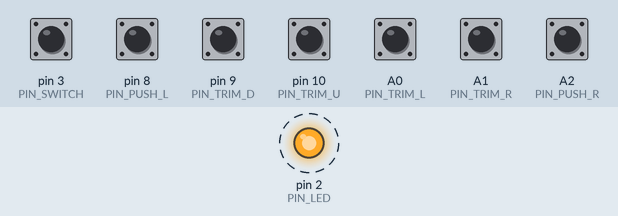
Recording of a sketch running on a simulated Arduino Uno, built with avr-gcc and run on an emulated ATmega328P. Parts: output pins drawn as LEDs (lit = HIGH). Dashed ring = blinking. The test bench sets the inputs (shaded band); at power-on: A0 (PIN_TRIM_L), A1 (PIN_TRIM_R), A2 (PIN_PUSH_R), pin 3 (PIN_SWITCH), pin 8 (PIN_PUSH_L), pin 9 (PIN_TRIM_D), pin 10 (PIN_TRIM_U) HIGH. What the sketch prints to the serial monitor is not drawn.

Above: at 0.35 s.
1.3 s: pin 8 (PIN_PUSH_L) pulled LOW for 0.15 s
4.3 s: pin 9 (PIN_TRIM_D) pulled LOW for 0.15 s
7.3 s: pin 10 (PIN_TRIM_U) pulled LOW for 0.15 s
10.3 s: A0 (PIN_TRIM_L) pulled LOW for 0.15 s
13.3 s: A2 (PIN_PUSH_R) pulled LOW for 0.15 s
16.3 s: pin 9 (PIN_TRIM_D) pulled LOW for 1 s
Timing chart, 0 to 20.3 s (numbered marks = the images above; inputs shaded):
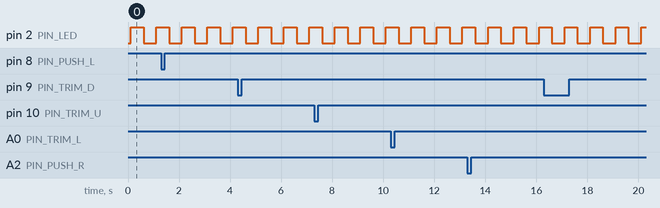

The sketch:

ArduinoTello.ino
```cpp
/* A program to fly a Tello Quadrocopter with a controller connected to the USB
  You need some software on the PC, too. */

#include <string.h>
//#include <math.h>
#include "typedef.h"
#include "hardware.h"

#define MAX_NUM_BUTTONS 10
#define HEARTBEAT  100  // milliseconds between rc commands
#define LED_PERIOD 10   // HEARTBEAT * LED_PERIOD = period for LED blink
#define BAUDRATE    115200


tButtonState ButtonState[MAX_NUM_BUTTONS];
tMachineState MachineState;
int Pins[4] = {PIN_ROLL, PIN_PITCH, PIN_GAS, PIN_YAW};
tAxesState AxesState[NUM_AXES];

/***********************************************************************************************/
int toScale (int InValue)
{
  long int OutValue;

  OutValue = (long int)(InValue - VOLT_MAX / 2) * 200 / VOLT_MAX;  // note the long int, otherwise we get garbage
  return (OutValue);
}
/**************************************************************************************************************/
void funcButtonLand (tButtonState *MyButtonState, tMachineState *MyMachineState)
{
  //Serial.println("hello LandButton!");
  if (MyButtonState->CountPressed % 2)
  {
    MachineState.LandingRequested = false;
    MachineState.LedDutyCycle = 1;
  }
  else
  {
    MachineState.LandingRequested = true;
    MachineState.LedDutyCycle = (int)(LED_PERIOD / 2);
  }
  MachineState.LedCount = 0; // start a new cycle
} // funcButtonLand

/**************************************************************************************************************/
void funcHoverSwitch (tButtonState *MyButtonState, tMachineState *MyMachineState)
{
  //Serial.println("hello HoverSwitch!");
  if (MyButtonState->PressedNot)
  {
    MachineState.Hover = true;
  }
  else
  {
    MachineState.Hover = false;
  }

} // funcHoverSwitch

/**************************************************************************************************************/
tButtonDesc ButtonDesc[] = {
  {PIN_TRIM_R,  {"command",    "land"},       DOWN_ONLY, &funcButtonLand},
  {PIN_TRIM_L,  {"battery?",   "wifi?"},      DOWN_ONLY, 0},
  {PIN_PUSH_R,  {"emergency",  "emergency"},  DOWN_ONLY, 0},
  {PIN_TRIM_U,  {"flip f",     "flip b"},     DOWN_ONLY, 0},
  {PIN_TRIM_D,  {"flip l",     "flip r"},     DOWN_ONLY, 0},
  {PIN_PUSH_L,  {"takeoff",    "takeoff"},    DOWN_ONLY, 0},
  {PIN_SWITCH,  {"",   ""},                   UP_AND_DOWN, funcHoverSwitch}
  };

/**************************************************************************************************************/
void setup()
{
  int NumButtons;
  int Count;

  Serial.begin(BAUDRATE); // set the baud rate
  Serial.println("command");


  // initialize the buttons
  NumButtons = sizeof(ButtonDesc) / sizeof(ButtonDesc[0]);
  for (Count = 0; Count < NumButtons; Count++)
  {
    Serial.println ("Initializing Pin " + String(ButtonDesc[Count].Pin));
    pinMode(ButtonDesc[Count].Pin, INPUT);
    digitalWrite (ButtonDesc[Count].Pin, HIGH);    // internal pullup (remove this line if you have a pullup in your circuit)
  }

  memset (ButtonState, sizeof(ButtonState), 0);

  for (Count = 0; Count < NumButtons; Count++)
  {
    ButtonState[Count].PressedOld = ButtonState[Count].PressedNot;  // set old state so we do not fire all messeges when we start the loop
    ButtonState[Count].WaitUntil = millis() + DEBOUNCE_MS;
  }

  // take the readings at startup and later subtract them from the actual readings
  // +++ does not yet work. Need to map them to -100...100 before
  for (Count=0; Count < 4; Count++)
//    if (Pins[Count] != PIN_GAS)
//      AxesState[Count].Offset = analogRead(Pins[Count]);
//    else
      AxesState[Count].Offset = 0;


  MachineState.LandingRequested = true;
  MachineState.WaitUntil = millis() + HEARTBEAT;
  MachineState.LedCount = 0;
  MachineState.LedDutyCycle = (int)(LED_PERIOD / 2);
  MachineState.Hover = false;

  pinMode (PIN_LED, OUTPUT);
} // setup


/**************************************************************************************************************/
void loop()
{
  static String OutStringOld = "";
  String OutString;
  int Axes[4];
  int Count;
  int NumButtons;
  long int TimeNow;
  bool Changed;

  TimeNow = millis();

  if (TimeNow >= MachineState.WaitUntil)
  {
    // handle LED
    // **********
    if (MachineState.LedCount == 0)
      digitalWrite (PIN_LED, true);

    if (MachineState.LedCount >= MachineState.LedDutyCycle)
      digitalWrite (PIN_LED, false);

    MachineState.LedCount++;
    if (MachineState.LedCount >= LED_PERIOD)
      MachineState.LedCount = 0;

    // handle joysticks
    // ****************
    if (not MachineState.LandingRequested)
    {
      Changed = false;
      OutString = "rc";
      for (Count=0; Count < 4; Count++)
      {
        AxesState[Count].Reading = analogRead(Pins[Count]) - AxesState[Count].Offset;
        AxesState[Count].Reading = (long int)(AxesState[Count].Reading - VOLT_MAX / 2) * 200 / VOLT_MAX;  // note the long int, otherwise we get garbage
        //AxesState[Count].Reading = map (AxesState[Count].Reading, 0, VOLT_MAX, -100, 100);             // this does the same

        if (MachineState.Hover && (Pins[Count] == PIN_GAS))
          AxesState[Count].Reading = 0;

        if (abs (AxesState[Count].ReadingOld - AxesState[Count].Reading) > 2)
          Changed = true;

        AxesState[Count].ReadingOld = AxesState[Count].Reading;

        // +++ we could do the expo here

        OutString = OutString + " " + String(AxesState[Count].Reading);

      } // all axes

      // see if values have changed and send if so
      if (Changed)
      {
        Serial.println (OutString);
      }
    } // not landed


    // Set timeout
    MachineState.WaitUntil += HEARTBEAT;
  }

  // handle buttons
  // **************
  NumButtons = sizeof(ButtonDesc) / sizeof(ButtonDesc[0]);
  for (Count = 0; Count < NumButtons; Count++)
  {
    if (TimeNow >= ButtonState[Count].WaitUntil)
    {

      ButtonState[Count].PressedNot = (bool)digitalRead(ButtonDesc[Count].Pin);
      if (ButtonState[Count].PressedNot != ButtonState[Count].PressedOld)
      {
        if((!ButtonState[Count].PressedNot) || ButtonDesc[Count].UpAndDown)  // when it is pressed (not released) or it is active on press and release (switch)
        {
          Serial.println (ButtonDesc[Count].Text[ButtonState[Count].CountPressed % 2]);
          ButtonState[Count].CountPressed++;

          if (ButtonDesc[Count].Func != 0)
            ButtonDesc[Count].Func(&ButtonState[Count], &MachineState);
        }
        ButtonState[Count].WaitUntil = TimeNow + DEBOUNCE_MS;
      } // changed
    } // timeout
    ButtonState[Count].PressedOld = ButtonState[Count].PressedNot;
  } // all buttons
} // loop
```

hardware.h
```cpp
// describe your hardware here
#define PIN_LED 2             // where a LED is connected
#define PIN_SWITCH 3          // connect a toggle switch here

// where pushbuttons are connected
#define PIN_TRIM_R      15
#define PIN_TRIM_L      14
#define PIN_PUSH_R      16
#define PIN_TRIM_U      10
#define PIN_TRIM_D       9
#define PIN_PUSH_L       8

// potentiometrs of the joysticks connected to analog pins
#define PIN_ROLL    A0  // left-right
#define PIN_PITCH   A1  // forward-back
#define PIN_GAS     A2  // up-down
#define PIN_YAW     A3  // cw-ccw

#define NUM_AXES  4

#define VOLT_MAX  1023  // max. voltage of ADC. Roughly 700 if you power the controller with 3V, 1023 if powered with 5V
#define DEBOUNCE_MS 100 // milliseconds to wait before we can read a button again after a change
```

typedef.h
```cpp
typedef struct
{
  bool LandingRequested;
  long int WaitUntil;
  int LedCount;
  int LedDutyCycle;
  bool Hover;
} tMachineState;

typedef struct
{
  int CountPressed;
  bool  PressedNot;
  bool  PressedOld;
  long int WaitUntil;
} tButtonState;

typedef struct
{
  int Pin;  // which pin is connected to the button
  String Text[2];
  bool  UpAndDown;
  void  (*Func)(tButtonState *MyButtonState, tMachineState *MyMachineState);
} tButtonDesc;

#define UP_AND_DOWN true
#define DOWN_ONLY false

typedef struct
{
  int Pin;
  int Reading;
  int ReadingOld;
  int Offset;
  long int Time;
} tAxesState;
```

Measured:
- by itself, pin 2 (PIN_LED): alternates HIGH for 0.50 s and LOW for 0.50 s
